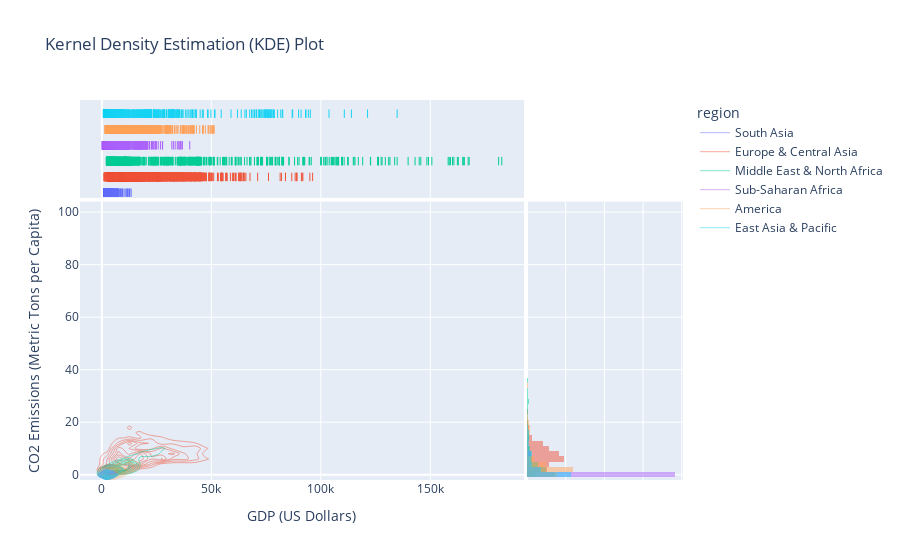

The cell this chart's notebook holds for it:
### Markdown cell above
La gráfica muestra la relación entre las emisiones de CO2 per cápita y el PIB por persona en diferentes regiones a lo largo del tiempo. 

   - **Regiones más ricas, más emisiones**: Hay una tendencia general de que las regiones con un PIB más alto por persona tienden a tener también emisiones más altas por persona. Esto puede reflejar el mayor consumo de energía asociado con niveles de vida más altos y economías más industrializadas.
   - **Disparidad en desarrollo y emisiones**: Regiones con PIB más bajo por persona, como África Subsahariana y Asia del Sur, tienden a tener emisiones más bajas por persona, lo que podría indicar una menor industrialización y, por ende, un menor uso de combustibles fósiles.

### Code cell
import plotly.express as px

fig = px.density_contour(
    data,
    x='gdp',
    y='co2',
    color='region',
    labels={'co2': 'CO2 Emissions (Metric Tons per Capita)', 'gdp': 'GDP (US Dollars)'},
    title='Kernel Density Estimation (KDE) Plot',
    marginal_x='rug', 
    marginal_y='histogram',
    hover_name='region'
)

fig.update_layout(
    xaxis_title='GDP (US Dollars)',
    yaxis_title='CO2 Emissions (Metric Tons per Capita)',

)

fig

### Figure 1 — Plotly figure (JSON) as saved in the notebook; plotly's stock layout.template omitted (floating-point values rounded to 4 significant figures; data arrays with more than 128 entries replaced by an {"elided": "..."} marker saying what was removed)
{"data": [{"contours": {"coloring": "none"}, "hovertemplate": "region=South Asia<br>GDP (US Dollars)=%{x}<br>CO2 Emissions (Metric Tons per Capita)=%{y}<br>count=%{z}<extra></extra>", "legendgroup": "South Asia", "line": {"color": "#636efa"}, "name": "South Asia", "showlegend": true, "type": "histogram2dcontour", "x": {"elided": "387 int values"}, "xaxis": "x", "xbingroup": "x", "y": {"elided": "387 float values"}, "yaxis": "y", "ybingroup": "y"}, {"alignmentgroup": "True", "boxpoints": "all", "fillcolor": "rgba(255,255,255,0)", "hoveron": "points", "hovertemplate": "<b>%{hovertext}</b><br><br>region=South Asia<br>GDP (US Dollars)=%{x}<extra></extra>", "hovertext": {"elided": "387 str values"}, "jitter": 0, "legendgroup": "South Asia", "line": {"color": "rgba(255,255,255,0)"}, "marker": {"color": "#636efa", "symbol": "line-ns-open"}, "name": "South Asia", "offsetgroup": "South Asia", "showlegend": false, "type": "box", "x": {"elided": "387 int values"}, "xaxis": "x3", "yaxis": "y3"}, {"alignmentgroup": "True", "bingroup": "y", "hovertemplate": "region=South Asia<br>CO2 Emissions (Metric Tons per Capita)=%{y}<br>count=%{x}<extra></extra>", "legendgroup": "South Asia", "marker": {"color": "#636efa"}, "name": "South Asia", "offsetgroup": "South Asia", "opacity": 0.5, "showlegend": false, "type": "histogram", "xaxis": "x2", "y": {"elided": "387 float values"}, "yaxis": "y2"}, {"contours": {"coloring": "none"}, "hovertemplate": "region=Europe & Central Asia<br>GDP (US Dollars)=%{x}<br>CO2 Emissions (Metric Tons per Capita)=%{y}<br>count=%{z}<extra></extra>", "legendgroup": "Europe & Central Asia", "line": {"color": "#EF553B"}, "name": "Europe & Central Asia", "showlegend": true, "type": "histogram2dcontour", "x": {"elided": "2126 int values"}, "xaxis": "x", "xbingroup": "x", "y": {"elided": "2126 float values"}, "yaxis": "y", "ybingroup": "y"}, {"alignmentgroup": "True", "boxpoints": "all", "fillcolor": "rgba(255,255,255,0)", "hoveron": "points", "hovertemplate": "<b>%{hovertext}</b><br><br>region=Europe & Central Asia<br>GDP (US Dollars)=%{x}<extra></extra>", "hovertext": {"elided": "2126 str values"}, "jitter": 0, "legendgroup": "Europe & Central Asia", "line": {"color": "rgba(255,255,255,0)"}, "marker": {"color": "#EF553B", "symbol": "line-ns-open"}, "name": "Europe & Central Asia", "offsetgroup": "Europe & Central Asia", "showlegend": false, "type": "box", "x": {"elided": "2126 int values"}, "xaxis": "x3", "yaxis": "y3"}, {"alignmentgroup": "True", "bingroup": "y", "hovertemplate": "region=Europe & Central Asia<br>CO2 Emissions (Metric Tons per Capita)=%{y}<br>count=%{x}<extra></extra>", "legendgroup": "Europe & Central Asia", "marker": {"color": "#EF553B"}, "name": "Europe & Central Asia", "offsetgroup": "Europe & Central Asia", "opacity": 0.5, "showlegend": false, "type": "histogram", "xaxis": "x2", "y": {"elided": "2126 float values"}, "yaxis": "y2"}, {"contours": {"coloring": "none"}, "hovertemplate": "region=Middle East & North Africa<br>GDP (US Dollars)=%{x}<br>CO2 Emissions (Metric Tons per Capita)=%{y}<br>count=%{z}<extra></extra>", "legendgroup": "Middle East & North Africa", "line": {"color": "#00cc96"}, "name": "Middle East & North Africa", "showlegend": true, "type": "histogram2dcontour", "x": {"elided": "900 int values"}, "xaxis": "x", "xbingroup": "x", "y": {"elided": "900 float values"}, "yaxis": "y", "ybingroup": "y"}, {"alignmentgroup": "True", "boxpoints": "all", "fillcolor": "rgba(255,255,255,0)", "hoveron": "points", "hovertemplate": "<b>%{hovertext}</b><br><br>region=Middle East & North Africa<br>GDP (US Dollars)=%{x}<extra></extra>", "hovertext": {"elided": "900 str values"}, "jitter": 0, "legendgroup": "Middle East & North Africa", "line": {"color": "rgba(255,255,255,0)"}, "marker": {"color": "#00cc96", "symbol": "line-ns-open"}, "name": "Middle East & North Africa", "offsetgroup": "Middle East & North Africa", "showlegend": false, "type": "box", "x": {"elided": "900 int values"}, "xaxis": "x3", "yaxis": "y3"}, {"alignmentgroup": "True", "bingroup": "y", "hovertemplate": "region=Middle East & North Africa<br>CO2 Emissions (Metric Tons per Capita)=%{y}<br>count=%{x}<extra></extra>", "legendgroup": "Middle East & North Africa", "marker": {"color": "#00cc96"}, "name": "Middle East & North Africa", "offsetgroup": "Middle East & North Africa", "opacity": 0.5, "showlegend": false, "type": "histogram", "xaxis": "x2", "y": {"elided": "900 float values"}, "yaxis": "y2"}, {"contours": {"coloring": "none"}, "hovertemplate": "region=Sub-Saharan Africa<br>GDP (US Dollars)=%{x}<br>CO2 Emissions (Metric Tons per Capita)=%{y}<br>count=%{z}<extra></extra>", "legendgroup": "Sub-Saharan Africa", "line": {"color": "#ab63fa"}, "name": "Sub-Saharan Africa", "showlegend": true, "type": "histogram2dcontour", "x": {"elided": "2211 int values"}, "xaxis": "x", "xbingroup": "x", "y": {"elided": "2211 float values"}, "yaxis": "y", "ybingroup": "y"}, {"alignmentgroup": "True", "boxpoints": "all", "fillcolor": "rgba(255,255,255,0)", "hoveron": "points", "hovertemplate": "<b>%{hovertext}</b><br><br>region=Sub-Saharan Africa<br>GDP (US Dollars)=%{x}<extra></extra>", "hovertext": {"elided": "2211 str values"}, "jitter": 0, "legendgroup": "Sub-Saharan Africa", "line": {"color": "rgba(255,255,255,0)"}, "marker": {"color": "#ab63fa", "symbol": "line-ns-open"}, "name": "Sub-Saharan Africa", "offsetgroup": "Sub-Saharan Africa", "showlegend": false, "type": "box", "x": {"elided": "2211 int values"}, "xaxis": "x3", "yaxis": "y3"}, {"alignmentgroup": "True", "bingroup": "y", "hovertemplate": "region=Sub-Saharan Africa<br>CO2 Emissions (Metric Tons per Capita)=%{y}<br>count=%{x}<extra></extra>", "legendgroup": "Sub-Saharan Africa", "marker": {"color": "#ab63fa"}, "name": "Sub-Saharan Africa", "offsetgroup": "Sub-Saharan Africa", "opacity": 0.5, "showlegend": false, "type": "histogram", "xaxis": "x2", "y": {"elided": "2211 float values"}, "yaxis": "y2"}, {"contours": {"coloring": "none"}, "hovertemplate": "region=America<br>GDP (US Dollars)=%{x}<br>CO2 Emissions (Metric Tons per Capita)=%{y}<br>count=%{z}<extra></extra>", "legendgroup": "America", "line": {"color": "#FFA15A"}, "name": "America", "showlegend": true, "type": "histogram2dcontour", "x": {"elided": "1500 int values"}, "xaxis": "x", "xbingroup": "x", "y": {"elided": "1500 float values"}, "yaxis": "y", "ybingroup": "y"}, {"alignmentgroup": "True", "boxpoints": "all", "fillcolor": "rgba(255,255,255,0)", "hoveron": "points", "hovertemplate": "<b>%{hovertext}</b><br><br>region=America<br>GDP (US Dollars)=%{x}<extra></extra>", "hovertext": {"elided": "1500 str values"}, "jitter": 0, "legendgroup": "America", "line": {"color": "rgba(255,255,255,0)"}, "marker": {"color": "#FFA15A", "symbol": "line-ns-open"}, "name": "America", "offsetgroup": "America", "showlegend": false, "type": "box", "x": {"elided": "1500 int values"}, "xaxis": "x3", "yaxis": "y3"}, {"alignmentgroup": "True", "bingroup": "y", "hovertemplate": "region=America<br>CO2 Emissions (Metric Tons per Capita)=%{y}<br>count=%{x}<extra></extra>", "legendgroup": "America", "marker": {"color": "#FFA15A"}, "name": "America", "offsetgroup": "America", "opacity": 0.5, "showlegend": false, "type": "histogram", "xaxis": "x2", "y": {"elided": "1500 float values"}, "yaxis": "y2"}, {"contours": {"coloring": "none"}, "hovertemplate": "region=East Asia & Pacific<br>GDP (US Dollars)=%{x}<br>CO2 Emissions (Metric Tons per Capita)=%{y}<br>count=%{z}<extra></extra>", "legendgroup": "East Asia & Pacific", "line": {"color": "#19d3f3"}, "name": "East Asia & Pacific", "showlegend": true, "type": "histogram2dcontour", "x": {"elided": "1078 int values"}, "xaxis": "x", "xbingroup": "x", "y": {"elided": "1078 float values"}, "yaxis": "y", "ybingroup": "y"}, {"alignmentgroup": "True", "boxpoints": "all", "fillcolor": "rgba(255,255,255,0)", "hoveron": "points", "hovertemplate": "<b>%{hovertext}</b><br><br>region=East Asia & Pacific<br>GDP (US Dollars)=%{x}<extra></extra>", "hovertext": {"elided": "1078 str values"}, "jitter": 0, "legendgroup": "East Asia & Pacific", "line": {"color": "rgba(255,255,255,0)"}, "marker": {"color": "#19d3f3", "symbol": "line-ns-open"}, "name": "East Asia & Pacific", "offsetgroup": "East Asia & Pacific", "showlegend": false, "type": "box", "x": {"elided": "1078 int values"}, "xaxis": "x3", "yaxis": "y3"}, {"alignmentgroup": "True", "bingroup": "y", "hovertemplate": "region=East Asia & Pacific<br>CO2 Emissions (Metric Tons per Capita)=%{y}<br>count=%{x}<extra></extra>", "legendgroup": "East Asia & Pacific", "marker": {"color": "#19d3f3"}, "name": "East Asia & Pacific", "offsetgroup": "East Asia & Pacific", "opacity": 0.5, "showlegend": false, "type": "histogram", "xaxis": "x2", "y": {"elided": "1078 float values"}, "yaxis": "y2"}], "layout": {"barmode": "overlay", "legend": {"title": {"text": "region"}, "tracegroupgap": 0}, "title": {"text": "Kernel Density Estimation (KDE) Plot"}, "xaxis": {"anchor": "y", "domain": [0, 0.7363], "title": {"text": "GDP (US Dollars)"}}, "xaxis2": {"anchor": "y2", "domain": [0.7413, 1], "matches": "x2", "showgrid": true, "showline": false, "showticklabels": false, "ticks": ""}, "xaxis3": {"anchor": "y3", "domain": [0, 0.7363], "matches": "x", "showgrid": true, "showticklabels": false}, "xaxis4": {"anchor": "y4", "domain": [0.7413, 1], "matches": "x2", "showgrid": true, "showline": false, "showticklabels": false, "ticks": ""}, "yaxis": {"anchor": "x", "domain": [0, 0.7326], "title": {"text": "CO2 Emissions (Metric Tons per Capita)"}}, "yaxis2": {"anchor": "x2", "domain": [0, 0.7326], "matches": "y", "showgrid": true, "showticklabels": false}, "yaxis3": {"anchor": "x3", "domain": [0.7426, 1], "matches": "y3", "showgrid": false, "showline": false, "showticklabels": false, "ticks": ""}, "yaxis4": {"anchor": "x4", "domain": [0.7426, 1], "matches": "y3", "showgrid": true, "showline": false, "showticklabels": false, "ticks": ""}}}
